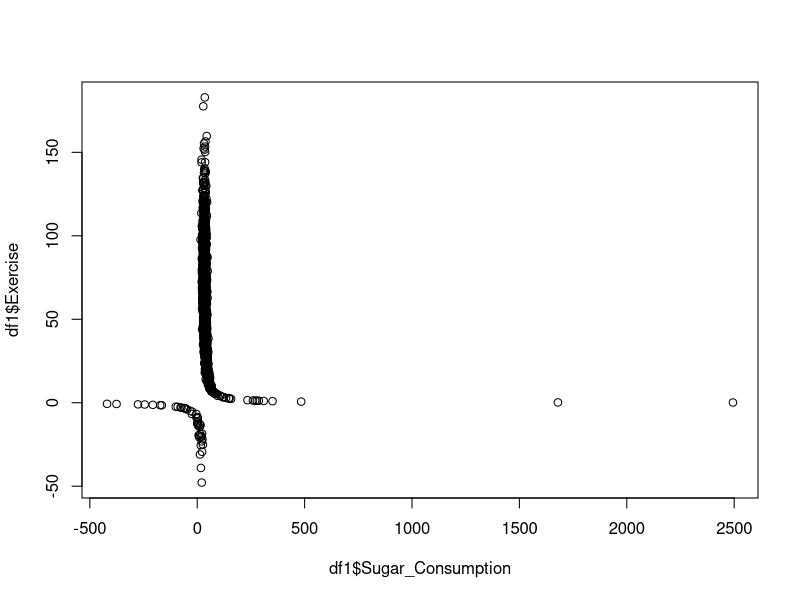
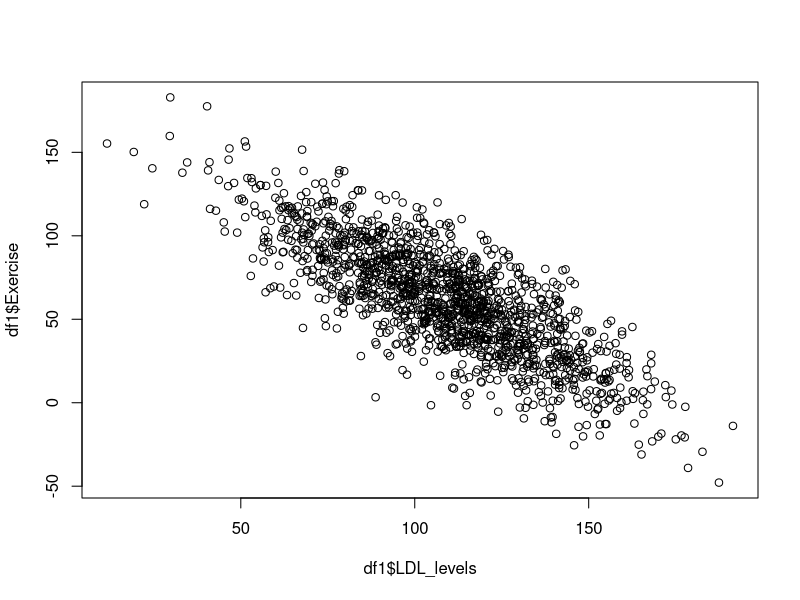
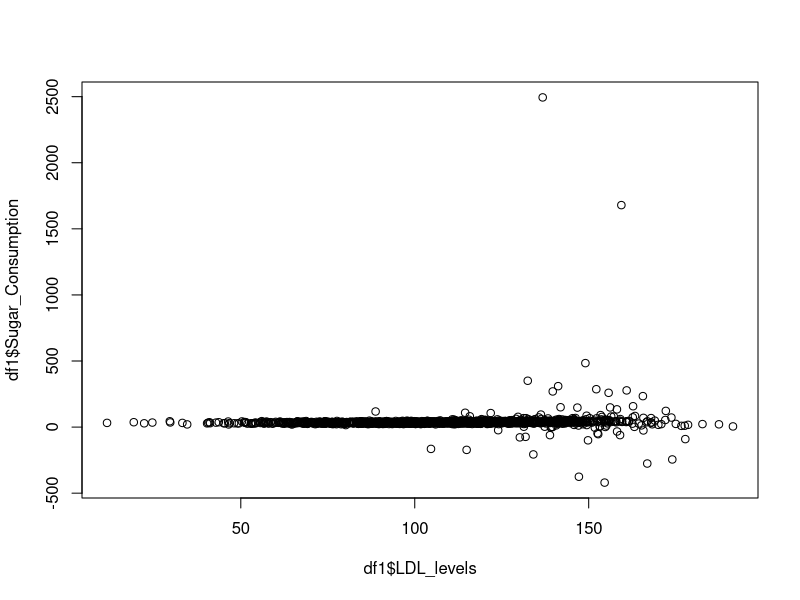
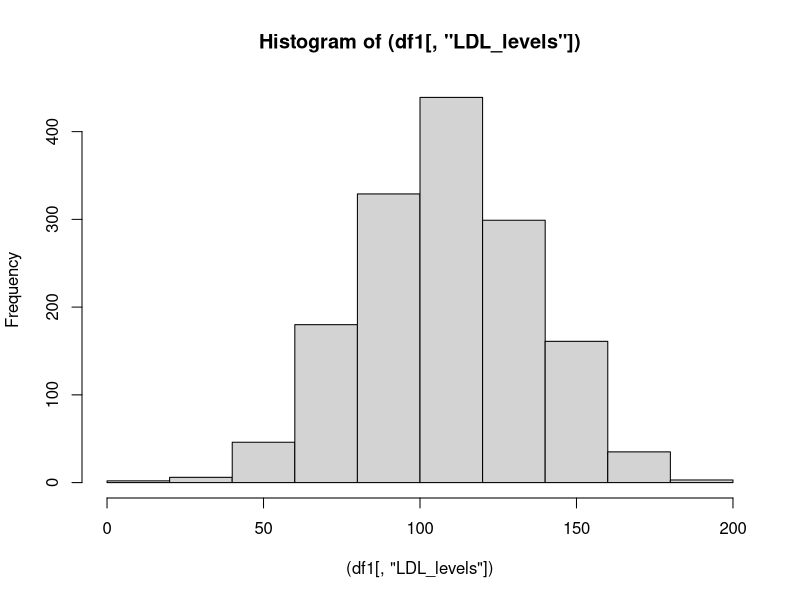
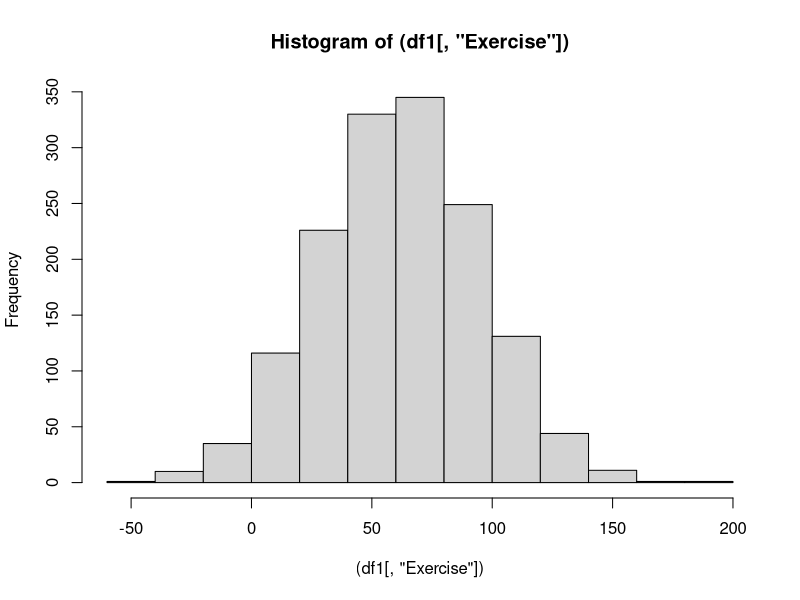
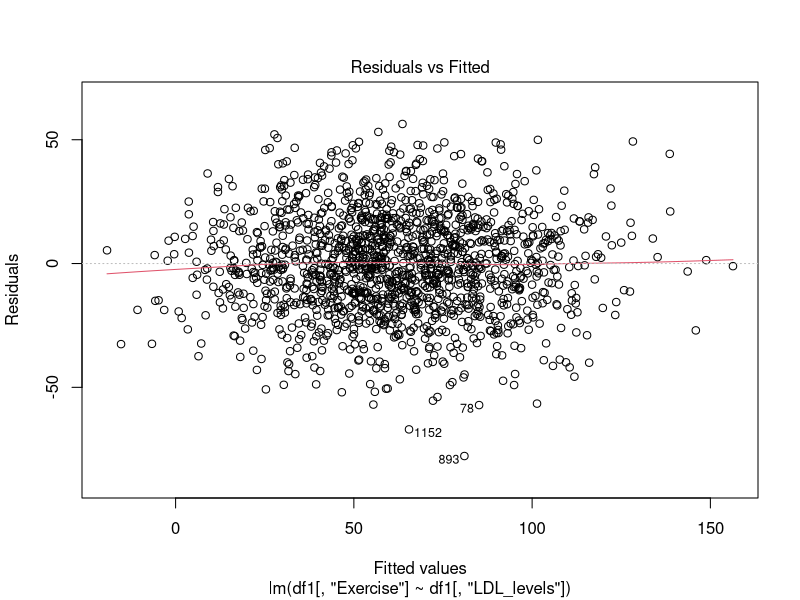
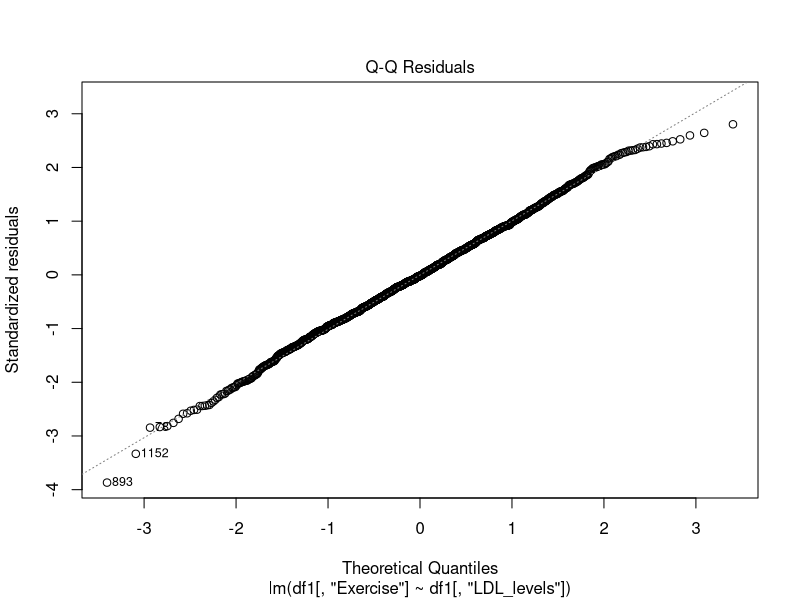
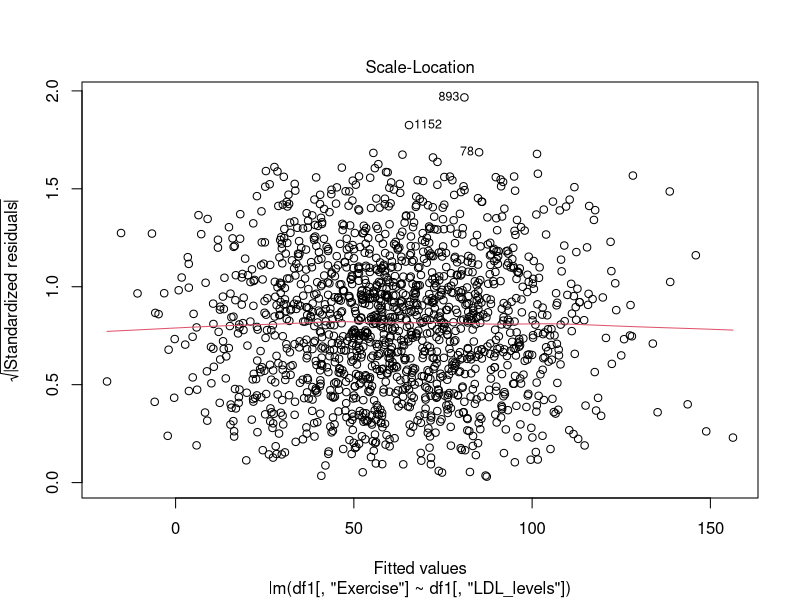

R code for these plots, in order:
library(ggplot2)

#DataFrame import
df1 <- read.table("Data/DATA_SET_REFERENCE_3.csv",
                        sep=",",header=TRUE,row.names = 1)
colnames(df1)


plot(df1$Sugar_Consumption,df1$Exercise)
plot(df1$LDL_levels,df1$Exercise)

#Check Correlation
plot(df1$LDL_levels,df1$Sugar_Consumption)
cor.test(df1$LDL_levels,df1$Exercise)

cor1=cor.test(df1$LDL_levels,df1$Exercise)

cor.test(df1$LDL_levels,df1$Exercise,method="spearman")

#Check Data Normality
hist((df1[,"LDL_levels"]))
ks.test(scale(df1[,"LDL_levels"]),"pnorm")


hist((df1[,"Exercise"]))
exercise_norm=ks.test(scale(df1[,"Exercise"]),"pnorm")
exercise_norm$p.value


#Linear Regression
LMoutput<-lm(df1[,"Exercise"] ~  df1[,"LDL_levels"])
summary(LMoutput)
plot(LMoutput)

LMoutput2<-lm(df1[,"Sugar_Consumption"] ~  df1[,"LDL_levels"])
summary(LMoutput2)
plot(LMoutput2)

#############
#Exercises 1#
#############
df2 <- read.table("Data/DATA_SET_REFERENCE_4_A.csv",sep=",",header=TRUE,row.names = 1)

#Finding correlated genes with Gene1
temp=as.numeric(df2['Gene2',])
for(i in rownames(df2)){
  temp1=as.numeric(df2[i,])
  temp2=cor.test(temp,temp1)
  if(temp2$p.value < 0.01){
    print(i)
  }
}

#Find the gene with highest median (Remember the material yesterday?)

#Find correlated genes with Gene2, Gene203, and Gene119

#Plot 1 gene-pair that are significantly correlated (up to you) from the analysis above and see how correlated are they based on the plot

#Plot 1 gene-pair that are NOT significantly correlated (up to you) from the analysis above and see how correlated are they based on the plot

#Is there any genes that has non-normal distribution?

#Plot histogram of Gene2, Gene203, and Gene119, and comment on their normality

#Pick 3 pairs of genes (Up to you), and do Linear regression for them. Check if their significance.

#############
#Exercises 2#
#############

#Use df3 for this exercise
df3 <- read.table("Data/DATA_SET_REFERENCE_2.csv",
                  sep=",",header=TRUE,row.names = 1)

#Find the highest correlated variable with "LDL" level

#Check the normality of each numeric column, anything not following normal distribution?

#Do Linear Regression for LDL vs the rest of the variables. Note their significance levels